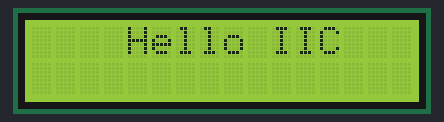
Simulated run of this sketch. Board: Arduino Uno, built with avr-gcc and run on an emulated ATmega328P. Shown: 16×2 character LCD.

Above: at 0.1 s.
At 10.1 s:
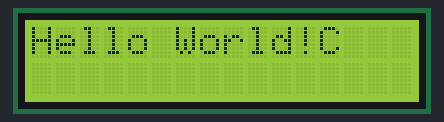

The sketch:

I2C-LCD.ino
```cpp
//For IIC-Cloud computing and IoT
#include <Wire.h>
#include <LiquidCrystal_I2C.h>

LiquidCrystal_I2C lcd(0x27, 16, 2); // leave all paramter default

void setup()
{

	lcd.begin();


	lcd.backlight();
	lcd.clear();
	lcd.setCursor(4,0);
	lcd.print("Hello IIC");
  delay(10000);
}

void loop()
{
lcd.setCursor(0,0);
	lcd.print("Hello World!");
}
```
